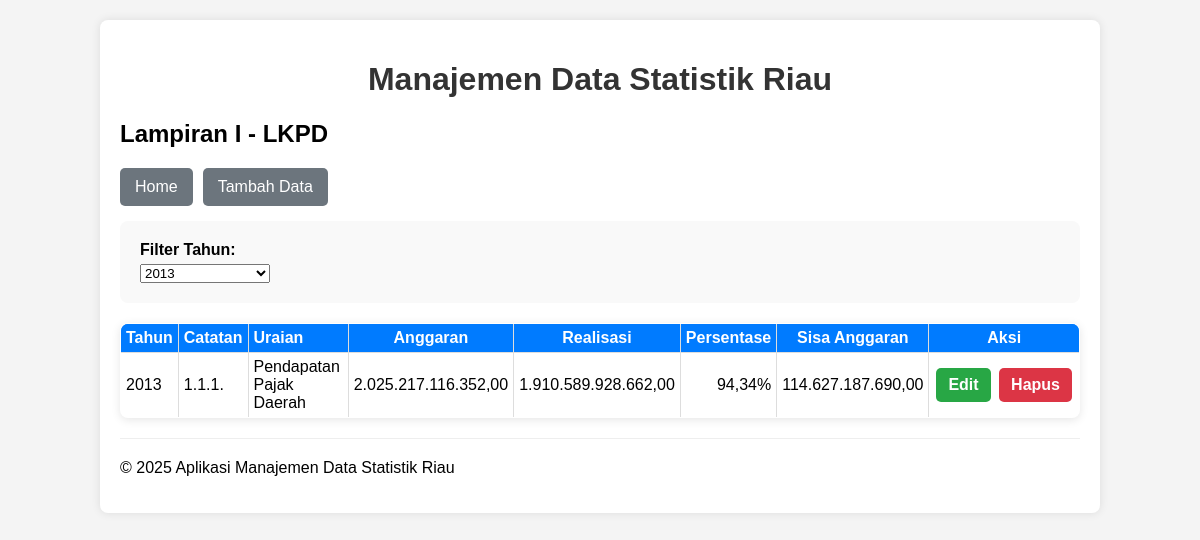
The app's page /lkpd-lampiran-satu/read.php?tahun=2013, older data.
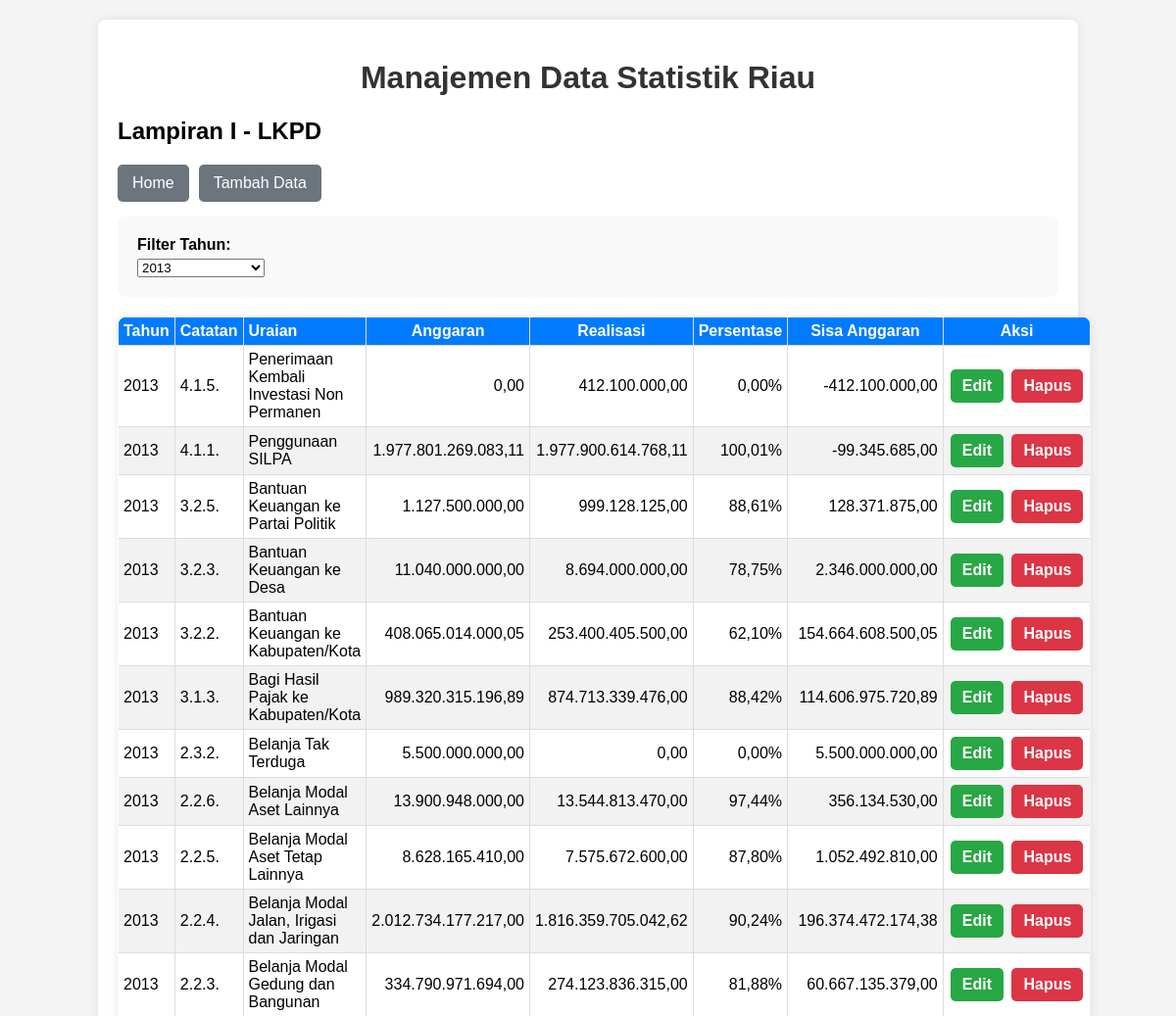
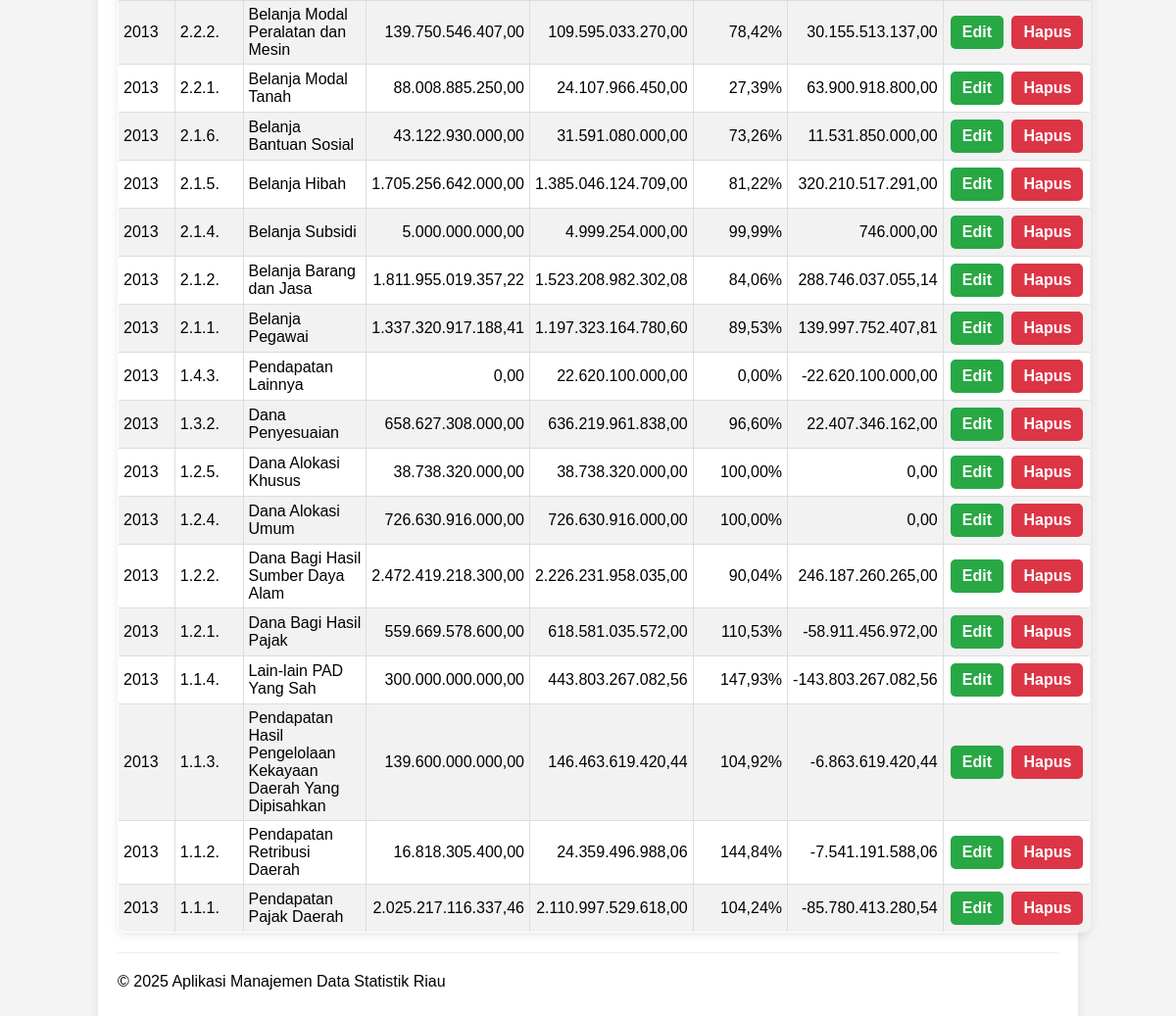
The same page, newer data (2 pictures, top to bottom).
### tables this page shows
CREATE TABLE `lkpd_apbd_lampiran_1` (
  `id` int(11) NOT NULL,
  `tahun_lkpd` int(5) DEFAULT NULL,
  `id_kode_catatan` int(5) DEFAULT NULL,
  `jumlah_anggaran` decimal(18,2) DEFAULT NULL,
  `jumlah_realisasi` decimal(18,2) DEFAULT NULL
);

CREATE TABLE `kode_catatan` (
  `id` int(5) NOT NULL,
  `kode_catatan` varchar(255) DEFAULT NULL,
  `uraian` varchar(1024) DEFAULT NULL,
  `id_kode_level` int(2) DEFAULT NULL
);

### lkpd-lampiran-satu/read.php (the view, shortened to what this page needs)
<?php
include '../config/database.php';
include '../templates/header.php';
$selected_year = '';
if (isset($_GET['tahun']) && $_GET['tahun'] != '') {
    $selected_year = $_GET['tahun'];
}
$sql = "SELECT lk.id, lk.tahun_lkpd, kc.kode_catatan, kc.uraian, lk.jumlah_anggaran, lk.jumlah_realisasi, (lk.jumlah_realisasi/lk.jumlah_anggaran)*100 AS persentase
        FROM lkpd_apbd_lampiran_1 AS lk
        INNER JOIN kode_catatan AS kc
        ON lk.id_kode_catatan=kc.id";
if ($selected_year != '') {
    $sql .= " WHERE lk.tahun_lkpd = ?";
}
$sql .= " ORDER BY lk.tahun_lkpd, kc.kode_catatan DESC";
$stmt = $conn->prepare($sql);
if ($selected_year != '') {
    $stmt->bind_param("s", $selected_year);
}
$stmt->execute();
$result = $stmt->get_result();
$years_query = "SELECT DISTINCT tahun_lkpd FROM lkpd_apbd_lampiran_1 ORDER BY tahun_lkpd DESC";
$years_result = $conn->query($years_query);
$available_years = [];
if ($years_result->num_rows > 0) {
    while ($row = $years_result->fetch_assoc()) {
        $available_years[] = $row['tahun_lkpd'];
    }
}
?>
<h2>Lampiran I - LKPD</h2>
<div class="button-group">
    <button><a href="../index.php">Home</a></button>
    <button><a href="create.php">Tambah Data</a></button>
</div>
<form method="GET" action="">
    <label for="tahun">Filter Tahun:</label>
    <select name="tahun" id="tahun" onchange="this.form.submit()">
        <?php foreach ($available_years as $year): ?>
            <option value="<?php echo htmlspecialchars($year); ?>"
                    <?php echo ($selected_year == $year) ? 'selected' : ''; ?>>
                <?php echo htmlspecialchars($year); ?>
            </option>
        <?php endforeach; ?>
    </select>
</form>
<?php
if ($result->num_rows > 0):
?>
    <table>
        <thead>
            <tr>
                <th>Tahun</th>
                <th>Catatan</th>
                <th>Uraian</th>
                <th style="text-align: center;">Anggaran</th>
                <th style="text-align: center;">Realisasi</th>
                <th style="text-align: center;">Persentase</th>
                <th style="text-align: center;">Sisa Anggaran</th>
                <th style="text-align: center;">Aksi</th>
            </tr>
        </thead>
        <tbody>
            <?php
            while ($row = $result->fetch_assoc()):
            ?>
                <tr>
                    <td><?php echo htmlspecialchars($row['tahun_lkpd']); ?></td>
                    <td><?php echo htmlspecialchars($row['kode_catatan']); ?></td>
                    <td><?php echo htmlspecialchars($row['uraian']); ?></td>
                    <td style="text-align:right"><?php echo htmlspecialchars(number_format($row['jumlah_anggaran'] ?? 0, 2, ',', '.')); ?></td>
                    <td style="text-align:right"><?php echo htmlspecialchars(number_format($row['jumlah_realisasi'] ?? 0, 2, ',', '.')); ?></td>
                    <td style="text-align:right"><?php echo htmlspecialchars(number_format($row['persentase'] ?? 0, 2, ',', '.')) . '%'; ?></td>
                    <td style="text-align:right"><?php echo htmlspecialchars(number_format($row['jumlah_anggaran'] - $row['jumlah_realisasi'], 2, ',', '.')); ?></td>
                    <td class="actions">
                        <a href="update.php?id=<?php echo htmlspecialchars($row['id']); ?>" class="edit">Edit</a>
                        <a href="delete.php?id=<?php echo htmlspecialchars($row['id']); ?>" class="delete"
                           onclick="return confirm('Apakah Anda yakin ingin menghapus data ini?')">Hapus</a>
                    </td>
                </tr>
            <?php endwhile; ?>
        </tbody>
    </table>
<?php else: ?>
    <p>Belum ada data.</p>
<?php endif; ?>
<?php
include '../templates/footer.php';
?>

### templates/header.php (shortened to what this page needs)
<!DOCTYPE html>
<html lang="en">
<head>
    <link rel="stylesheet" href="style.css">
</head>
<body>
    <div class="container">
        <h1>Manajemen Data Statistik Riau</h1>

### templates/footer.php
<hr>
        <footer>
            <p>&copy; <?php echo date("Y"); ?> Aplikasi Manajemen Data Statistik Riau</p>
        </footer>
    </div>
</body>
</html>

### lkpd-lampiran-satu/style.css (style rules this page uses)
body { font-family: Arial, sans-serif; background-color: #f4f4f4; margin: 0; padding: 0; }
.container { width: 80%; margin: 20px auto; background-color: #fff; padding: 20px; box-shadow: 0 0 10px rgba(0, 0, 0, 0.1); border-radius: 8px; }
h1 { color: #333; text-align: center; }
hr { border: 0; border-top: 1px solid #eee; margin: 20px 0; }
table { width: 100%; border-collapse: collapse; margin-top: 20px; }
table, th, td { border: 1px solid #ddd; }
th, td { padding: 10px; text-align: left; }
th { background-color: #007bff; color: white; }
tr:nth-child(even) { background-color: #f2f2f2; }
.actions a { text-decoration: none; padding: 5px 10px; border-radius: 3px; margin-right: 5px; }
.actions .edit { background-color: #ffc107; color: white; }
.actions .delete { background-color: #dc3545; color: white; }
form { background-color: #f9f9f9; padding: 20px; border-radius: 8px; }
form label { display: block; margin-bottom: 5px; font-weight: bold; }

### templates/header.php (style rules this page uses)
table { width: 100%; border-collapse: collapse; margin-top: 20px; box-shadow: 0 2px 10px rgba(0,0,0,0.1); border-radius: 8px; overflow: hidden; }
table thead tr { background-color: #007bff; color: white; }
table th, table td { padding: 5px 5px; border: 1px solid #ddd; text-align: left; }
table tbody tr:nth-child(even) { background-color: #f2f2f2; }
table tbody tr:nth-child(odd) { background-color: #ffffff; }
table td.actions { text-align: center; white-space: nowrap; }
table td.actions a { padding: 8px 12px; text-decoration: none; border-radius: 5px; display: inline-block; margin: 2px; font-weight: bold; }
table td.actions .edit { background-color: #28a745; color: white; }
table td.actions .delete { background-color: #dc3545; color: white; }
.button-group { margin-bottom: 15px; display: flex; gap: 10px; }
.button-group button { background-color: #6c757d; color: white; padding: 10px 15px; border: none; border-radius: 5px; cursor: pointer; font-size: 16px; transition: background-color 0.3s ease; }
.button-group button a { color: white; text-decoration: none; }

Row changes from the older to the newer data that the page shows:
added lkpd_apbd_lampiran_1: tahun_lkpd "2013", id_kode_catatan.kode_catatan "4.1.5.", id_kode_catatan.uraian "Penerimaan Kembali Investasi Non Permanen", jumlah_anggaran "0,00", jumlah_realisasi "412.100.000,00", persentase "0,00", $row['jumlah_anggaran'] - $row['jumlah_realisasi'] "-412.100.000,00"
added lkpd_apbd_lampiran_1: tahun_lkpd "2013", id_kode_catatan.kode_catatan "4.1.1.", id_kode_catatan.uraian "Penggunaan SILPA", jumlah_anggaran "1.977.801.269.083,11", jumlah_realisasi "1.977.900.614.768,11", persentase "100,01", $row['jumlah_anggaran'] - $row['jumlah_realisasi'] "-99.345.685,00"
added lkpd_apbd_lampiran_1: tahun_lkpd "2013", id_kode_catatan.kode_catatan "3.2.5.", id_kode_catatan.uraian "Bantuan Keuangan ke Partai Politik", jumlah_anggaran "1.127.500.000,00", jumlah_realisasi "999.128.125,00", persentase "88,61", $row['jumlah_anggaran'] - $row['jumlah_realisasi'] "128.371.875,00"
added lkpd_apbd_lampiran_1: tahun_lkpd "2013", id_kode_catatan.kode_catatan "3.2.3.", id_kode_catatan.uraian "Bantuan Keuangan ke Desa", jumlah_anggaran "11.040.000.000,00", jumlah_realisasi "8.694.000.000,00", persentase "78,75", $row['jumlah_anggaran'] - $row['jumlah_realisasi'] "2.346.000.000,00"
added lkpd_apbd_lampiran_1: tahun_lkpd "2013", id_kode_catatan.kode_catatan "3.2.2.", id_kode_catatan.uraian "Bantuan Keuangan ke Kabupaten/Kota", jumlah_anggaran "408.065.014.000,05", jumlah_realisasi "253.400.405.500,00", persentase "62,10", $row['jumlah_anggaran'] - $row['jumlah_realisasi'] "154.664.608.500,05"
added lkpd_apbd_lampiran_1: tahun_lkpd "2013", id_kode_catatan.kode_catatan "3.1.3.", id_kode_catatan.uraian "Bagi Hasil Pajak ke Kabupaten/Kota", jumlah_anggaran "989.320.315.196,89", jumlah_realisasi "874.713.339.476,00", persentase "88,42", $row['jumlah_anggaran'] - $row['jumlah_realisasi'] "114.606.975.720,89"
added lkpd_apbd_lampiran_1: tahun_lkpd "2013", id_kode_catatan.kode_catatan "2.3.2.", id_kode_catatan.uraian "Belanja Tak Terduga", jumlah_anggaran "5.500.000.000,00", jumlah_realisasi "0,00", persentase "0,00", $row['jumlah_anggaran'] - $row['jumlah_realisasi'] "5.500.000.000,00"
added lkpd_apbd_lampiran_1: tahun_lkpd "2013", id_kode_catatan.kode_catatan "2.2.6.", id_kode_catatan.uraian "Belanja Modal Aset Lainnya", jumlah_anggaran "13.900.948.000,00", jumlah_realisasi "13.544.813.470,00", persentase "97,44", $row['jumlah_anggaran'] - $row['jumlah_realisasi'] "356.134.530,00"
added lkpd_apbd_lampiran_1: tahun_lkpd "2013", id_kode_catatan.kode_catatan "2.2.5.", id_kode_catatan.uraian "Belanja Modal Aset Tetap Lainnya", jumlah_anggaran "8.628.165.410,00", jumlah_realisasi "7.575.672.600,00", persentase "87,80", $row['jumlah_anggaran'] - $row['jumlah_realisasi'] "1.052.492.810,00"
added lkpd_apbd_lampiran_1: tahun_lkpd "2013", id_kode_catatan.kode_catatan "2.2.4.", id_kode_catatan.uraian "Belanja Modal Jalan, Irigasi dan Jaringan", jumlah_anggaran "2.012.734.177.217,00", jumlah_realisasi "1.816.359.705.042,62", persentase "90,24", $row['jumlah_anggaran'] - $row['jumlah_realisasi'] "196.374.472.174,38"
added lkpd_apbd_lampiran_1: tahun_lkpd "2013", id_kode_catatan.kode_catatan "2.2.3.", id_kode_catatan.uraian "Belanja Modal Gedung dan Bangunan", jumlah_anggaran "334.790.971.694,00", jumlah_realisasi "274.123.836.315,00", persentase "81,88", $row['jumlah_anggaran'] - $row['jumlah_realisasi'] "60.667.135.379,00"
added lkpd_apbd_lampiran_1: tahun_lkpd "2013", id_kode_catatan.kode_catatan "2.2.2.", id_kode_catatan.uraian "Belanja Modal Peralatan dan Mesin", jumlah_anggaran "139.750.546.407,00", jumlah_realisasi "109.595.033.270,00", persentase "78,42", $row['jumlah_anggaran'] - $row['jumlah_realisasi'] "30.155.513.137,00"
added lkpd_apbd_lampiran_1: tahun_lkpd "2013", id_kode_catatan.kode_catatan "2.2.1.", id_kode_catatan.uraian "Belanja Modal Tanah", jumlah_anggaran "88.008.885.250,00", jumlah_realisasi "24.107.966.450,00", persentase "27,39", $row['jumlah_anggaran'] - $row['jumlah_realisasi'] "63.900.918.800,00"
added lkpd_apbd_lampiran_1: tahun_lkpd "2013", id_kode_catatan.kode_catatan "2.1.6.", id_kode_catatan.uraian "Belanja Bantuan Sosial", jumlah_anggaran "43.122.930.000,00", jumlah_realisasi "31.591.080.000,00", persentase "73,26", $row['jumlah_anggaran'] - $row['jumlah_realisasi'] "11.531.850.000,00"
added lkpd_apbd_lampiran_1: tahun_lkpd "2013", id_kode_catatan.kode_catatan "2.1.5.", id_kode_catatan.uraian "Belanja Hibah", jumlah_anggaran "1.705.256.642.000,00", jumlah_realisasi "1.385.046.124.709,00", persentase "81,22", $row['jumlah_anggaran'] - $row['jumlah_realisasi'] "320.210.517.291,00"
added lkpd_apbd_lampiran_1: tahun_lkpd "2013", id_kode_catatan.kode_catatan "2.1.4.", id_kode_catatan.uraian "Belanja Subsidi", jumlah_anggaran "5.000.000.000,00", jumlah_realisasi "4.999.254.000,00", persentase "99,99", $row['jumlah_anggaran'] - $row['jumlah_realisasi'] "746.000,00"
added lkpd_apbd_lampiran_1: tahun_lkpd "2013", id_kode_catatan.kode_catatan "2.1.2.", id_kode_catatan.uraian "Belanja Barang dan Jasa", jumlah_anggaran "1.811.955.019.357,22", jumlah_realisasi "1.523.208.982.302,08", persentase "84,06", $row['jumlah_anggaran'] - $row['jumlah_realisasi'] "288.746.037.055,14"
added lkpd_apbd_lampiran_1: tahun_lkpd "2013", id_kode_catatan.kode_catatan "2.1.1.", id_kode_catatan.uraian "Belanja Pegawai", jumlah_anggaran "1.337.320.917.188,41", jumlah_realisasi "1.197.323.164.780,60", persentase "89,53", $row['jumlah_anggaran'] - $row['jumlah_realisasi'] "139.997.752.407,81"
added lkpd_apbd_lampiran_1: tahun_lkpd "2013", id_kode_catatan.kode_catatan "1.4.3.", id_kode_catatan.uraian "Pendapatan Lainnya", jumlah_anggaran "0,00", jumlah_realisasi "22.620.100.000,00", persentase "0,00", $row['jumlah_anggaran'] - $row['jumlah_realisasi'] "-22.620.100.000,00"
added lkpd_apbd_lampiran_1: tahun_lkpd "2013", id_kode_catatan.kode_catatan "1.3.2.", id_kode_catatan.uraian "Dana Penyesuaian", jumlah_anggaran "658.627.308.000,00", jumlah_realisasi "636.219.961.838,00", persentase "96,60", $row['jumlah_anggaran'] - $row['jumlah_realisasi'] "22.407.346.162,00"
added lkpd_apbd_lampiran_1: tahun_lkpd "2013", id_kode_catatan.kode_catatan "1.2.5.", id_kode_catatan.uraian "Dana Alokasi Khusus", jumlah_anggaran "38.738.320.000,00", jumlah_realisasi "38.738.320.000,00", persentase "100,00", $row['jumlah_anggaran'] - $row['jumlah_realisasi'] "0,00"
added lkpd_apbd_lampiran_1: tahun_lkpd "2013", id_kode_catatan.kode_catatan "1.2.4.", id_kode_catatan.uraian "Dana Alokasi Umum", jumlah_anggaran "726.630.916.000,00", jumlah_realisasi "726.630.916.000,00", persentase "100,00", $row['jumlah_anggaran'] - $row['jumlah_realisasi'] "0,00"
added lkpd_apbd_lampiran_1: tahun_lkpd "2013", id_kode_catatan.kode_catatan "1.2.2.", id_kode_catatan.uraian "Dana Bagi Hasil Sumber Daya Alam", jumlah_anggaran "2.472.419.218.300,00", jumlah_realisasi "2.226.231.958.035,00", persentase "90,04", $row['jumlah_anggaran'] - $row['jumlah_realisasi'] "246.187.260.265,00"
added lkpd_apbd_lampiran_1: tahun_lkpd "2013", id_kode_catatan.kode_catatan "1.2.1.", id_kode_catatan.uraian "Dana Bagi Hasil Pajak", jumlah_anggaran "559.669.578.600,00", jumlah_realisasi "618.581.035.572,00", persentase "110,53", $row['jumlah_anggaran'] - $row['jumlah_realisasi'] "-58.911.456.972,00"
added lkpd_apbd_lampiran_1: tahun_lkpd "2013", id_kode_catatan.kode_catatan "1.1.4.", id_kode_catatan.uraian "Lain-lain PAD Yang Sah", jumlah_anggaran "300.000.000.000,00", jumlah_realisasi "443.803.267.082,56", persentase "147,93", $row['jumlah_anggaran'] - $row['jumlah_realisasi'] "-143.803.267.082,56"
added lkpd_apbd_lampiran_1: tahun_lkpd "2013", id_kode_catatan.kode_catatan "1.1.3.", id_kode_catatan.uraian "Pendapatan Hasil Pengelolaan Kekayaan Daerah Yang Dipisahkan", jumlah_anggaran "139.600.000.000,00", jumlah_realisasi "146.463.619.420,44", persentase "104,92", $row['jumlah_anggaran'] - $row['jumlah_realisasi'] "-6.863.619.420,44"
added lkpd_apbd_lampiran_1: tahun_lkpd "2013", id_kode_catatan.kode_catatan "1.1.2.", id_kode_catatan.uraian "Pendapatan Retribusi Daerah", jumlah_anggaran "16.818.305.400,00", jumlah_realisasi "24.359.496.988,06", persentase "144,84", $row['jumlah_anggaran'] - $row['jumlah_realisasi'] "-7.541.191.588,06"
changed lkpd_apbd_lampiran_1 "Pendapatan Pajak Daerah": jumlah_anggaran "2.025.217.116.352,00" → "2.025.217.116.337,46"; jumlah_realisasi "1.910.589.928.662,00" → "2.110.997.529.618,00"; persentase "94,34" → "104,24"; $row['jumlah_anggaran'] - $row['jumlah_realisasi'] "114.627.187.690,00" → "-85.780.413.280,54"
